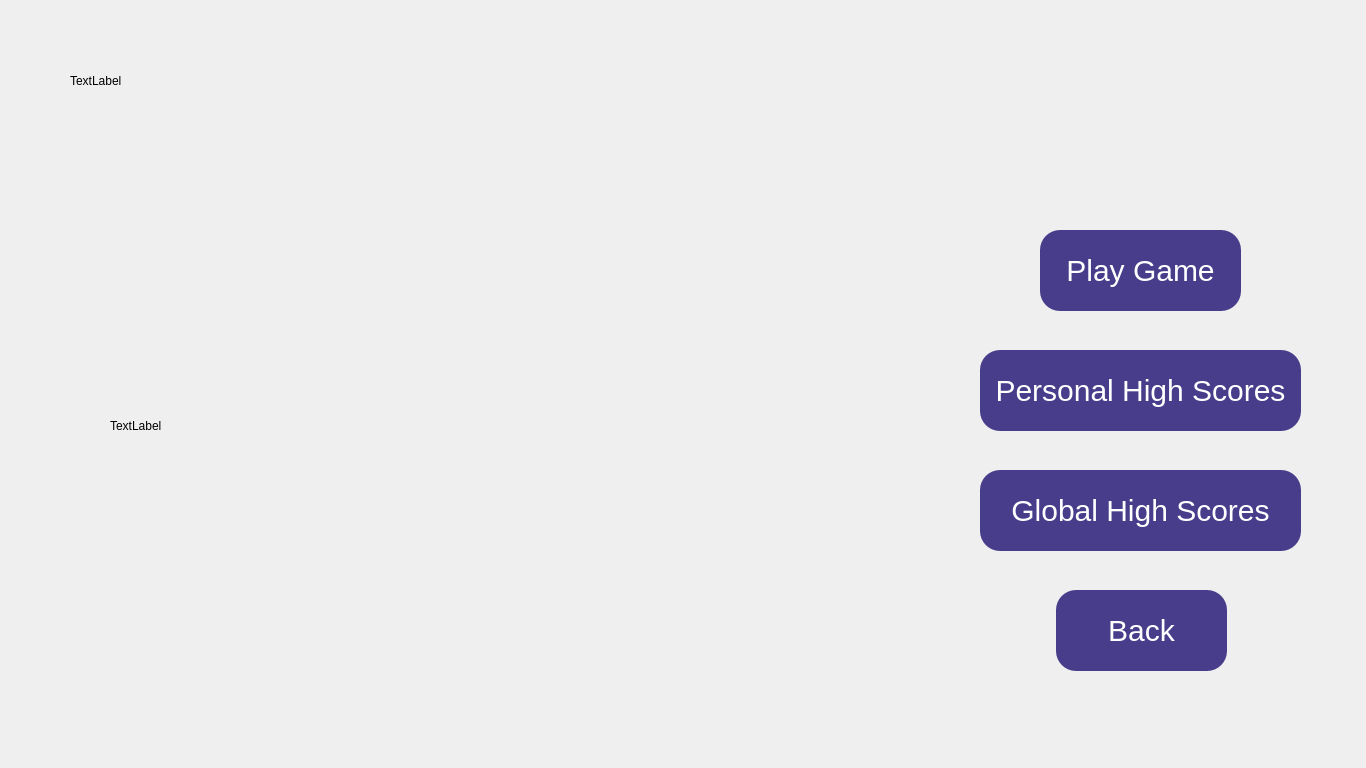
<?xml version="1.0" encoding="UTF-8"?>
<ui version="4.0">
 <class>Track</class>
 <widget class="QWidget" name="Track">
  <property name="geometry">
   <rect>
    <x>0</x>
    <y>0</y>
    <width>1366</width>
    <height>768</height>
   </rect>
  </property>
  <property name="windowTitle">
   <string>Form</string>
  </property>
  <widget class="QLabel" name="label">
   <property name="geometry">
    <rect>
     <x>0</x>
     <y>0</y>
     <width>1441</width>
     <height>751</height>
    </rect>
   </property>
   <property name="text">
    <string/>
   </property>
   <property name="pixmap">
    <pixmap resource="trackbg.qrc">:/new/prefix1/dirtbike.jpg</pixmap>
   </property>
   <property name="scaledContents">
    <bool>true</bool>
   </property>
  </widget>
  <widget class="QLabel" name="label_2">
   <property name="geometry">
    <rect>
     <x>70</x>
     <y>40</y>
     <width>211</width>
     <height>81</height>
    </rect>
   </property>
   <property name="text">
    <string>TextLabel</string>
   </property>
  </widget>
  <widget class="QLabel" name="label_3">
   <property name="geometry">
    <rect>
     <x>110</x>
     <y>140</y>
     <width>631</width>
     <height>571</height>
    </rect>
   </property>
   <property name="text">
    <string>TextLabel</string>
   </property>
  </widget>
  <widget class="QPushButton" name="pushButton">
   <property name="geometry">
    <rect>
     <x>1056</x>
     <y>590</y>
     <width>171</width>
     <height>81</height>
    </rect>
   </property>
   <property name="styleSheet">
    <string notr="true">border-radius:20px;
background-color:rgb(72,61,139);
color:rgb(255,255,255);
font-size:30px;</string>
   </property>
   <property name="text">
    <string>Back</string>
   </property>
  </widget>
  <widget class="QPushButton" name="pushButton_2">
   <property name="geometry">
    <rect>
     <x>980</x>
     <y>470</y>
     <width>321</width>
     <height>81</height>
    </rect>
   </property>
   <property name="styleSheet">
    <string notr="true">border-radius:20px;
background-color:rgb(72,61,139);
color:rgb(255,255,255);
font-size:30px;</string>
   </property>
   <property name="text">
    <string>Global High Scores</string>
   </property>
  </widget>
  <widget class="QPushButton" name="pushButton_3">
   <property name="geometry">
    <rect>
     <x>980</x>
     <y>350</y>
     <width>321</width>
     <height>81</height>
    </rect>
   </property>
   <property name="styleSheet">
    <string notr="true">border-radius:20px;
background-color:rgb(72,61,139);
color:rgb(255,255,255);
font-size:30px;</string>
   </property>
   <property name="text">
    <string>Personal High Scores</string>
   </property>
  </widget>
  <widget class="QPushButton" name="pushButton_4">
   <property name="geometry">
    <rect>
     <x>1040</x>
     <y>230</y>
     <width>201</width>
     <height>81</height>
    </rect>
   </property>
   <property name="styleSheet">
    <string notr="true">border-radius:20px;
background-color:rgb(72,61,139);
color:rgb(255,255,255);
font-size:30px;</string>
   </property>
   <property name="text">
    <string>Play Game</string>
   </property>
  </widget>
 </widget>
 <resources>
  <include location="trackbg.qrc"/>
 </resources>
 <connections/>
</ui>
